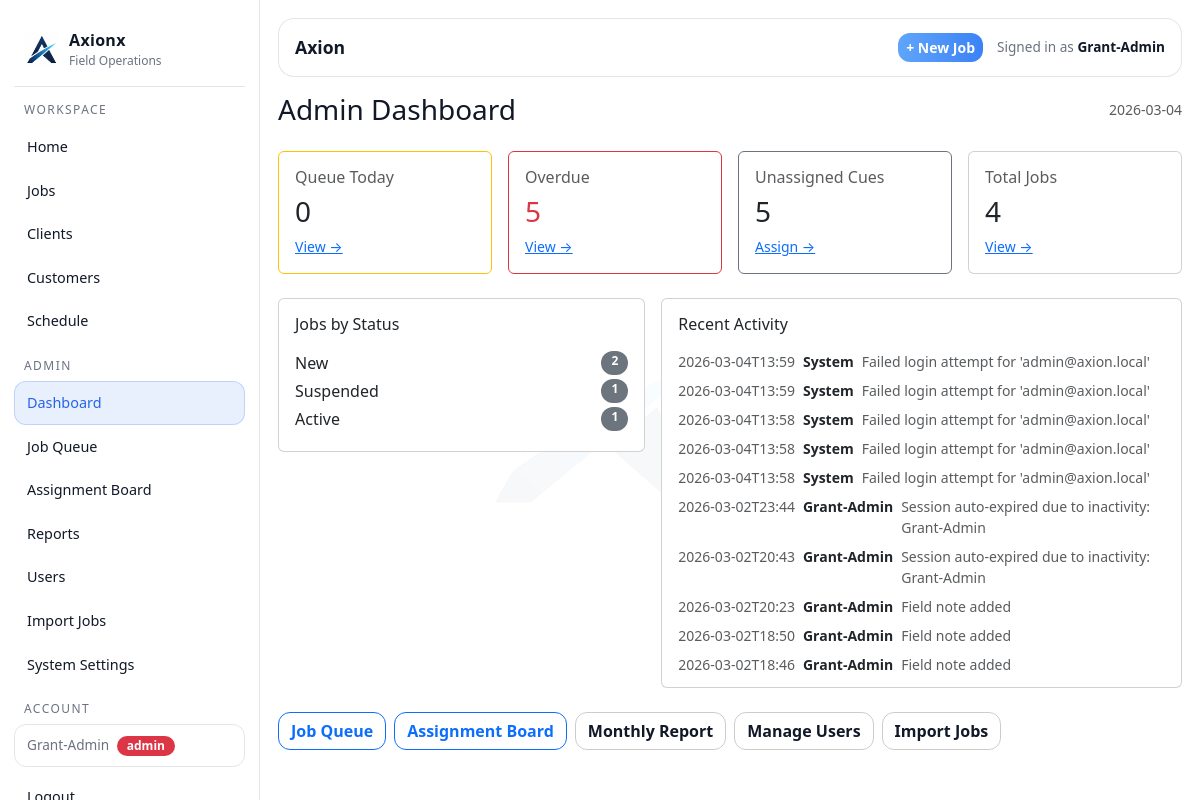
/admin (signed in), run on the app's committed database.
### tables this page shows
CREATE TABLE users (
        id INTEGER PRIMARY KEY AUTOINCREMENT,
        full_name TEXT NOT NULL,
        email TEXT UNIQUE NOT NULL,
        password TEXT NOT NULL,
        role TEXT NOT NULL,
        active INTEGER NOT NULL DEFAULT 1,
        created_at TEXT NOT NULL
    );

CREATE TABLE jobs (
        id INTEGER PRIMARY KEY AUTOINCREMENT,

        internal_job_number TEXT NOT NULL,
        client_reference TEXT,
        display_ref TEXT NOT NULL,

        client_id INTEGER,
        customer_id INTEGER,
        assigned_user_id INTEGER,

        job_type TEXT NOT NULL,
        visit_type TEXT NOT NULL,
        status TEXT NOT NULL,
        priority TEXT NOT NULL,

        job_address TEXT,
        description TEXT,

        created_at TEXT NOT NULL,
        updated_at TEXT NOT NULL, lender_name TEXT, account_number TEXT, regulation_type TEXT, arrears_cents INTEGER, costs_cents INTEGER, mmp_cents INTEGER, job_due_date TEXT, bill_to_client_id INTEGER, payment_frequency TEXT, client_job_number TEXT,

        FOREIGN KEY(client_id) REFERENCES clients(id),
        FOREIGN KEY(customer_id) REFERENCES customers(id),
        FOREIGN KEY(assigned_user_id) REFERENCES users(id)
    );

CREATE TABLE audit_log (
        id INTEGER PRIMARY KEY AUTOINCREMENT,
        actor_user_id INTEGER,
        entity_type TEXT NOT NULL,
        entity_id INTEGER,
        action TEXT NOT NULL,
        message TEXT NOT NULL,
        meta_json TEXT,
        created_at TEXT NOT NULL,
        FOREIGN KEY(actor_user_id) REFERENCES users(id)
    );

### app.py (the view)
@app.get("/admin")
@admin_required
def admin_dashboard():
    today = datetime.now().date().isoformat()
    conn = db()
    cur = conn.cursor()
    cur.execute("SELECT COUNT(*) c FROM cue_items WHERE due_date = ? AND status IN ('Pending','In Progress')", (today,))
    cues_today = cur.fetchone()["c"]
    cur.execute("SELECT COUNT(*) c FROM cue_items WHERE due_date < ? AND status IN ('Pending','In Progress')", (today,))
    cues_overdue = cur.fetchone()["c"]
    cur.execute("SELECT COUNT(*) c FROM cue_items WHERE assigned_user_id IS NULL AND status IN ('Pending','In Progress')")
    cues_unassigned = cur.fetchone()["c"]
    cur.execute("SELECT status, COUNT(*) c FROM jobs GROUP BY status ORDER BY c DESC")
    jobs_by_status = cur.fetchall()
    cur.execute("""
        SELECT a.*, u.full_name actor_name
        FROM audit_log a
        LEFT JOIN users u ON u.id = a.actor_user_id
        ORDER BY a.id DESC
        LIMIT 20
    """)
    recent = cur.fetchall()
    conn.close()
    return render_template("admin.html",
                           today=today,
                           cues_today=cues_today,
                           cues_overdue=cues_overdue,
                           cues_unassigned=cues_unassigned,
                           jobs_by_status=jobs_by_status,
                           recent=recent)

### app.py (called while the page is built)
@app.after_request
def add_security_headers(resp):
    resp.headers["X-Content-Type-Options"] = "nosniff"
    resp.headers["X-Frame-Options"] = "DENY"
    resp.headers["Referrer-Policy"] = "strict-origin-when-cross-origin"
    resp.headers["Content-Security-Policy"] = (
        "default-src 'self' https: data:; "
        "img-src 'self' https: data:; "
        "script-src 'self' 'unsafe-inline' https:; "
        "style-src 'self' 'unsafe-inline' https:;"
    )
    return resp

def db():
    conn = sqlite3.connect(DB_PATH)
    conn.row_factory = sqlite3.Row
    return conn

def add_column_if_missing(cur, table, col, coltype):
    cur.execute(f"PRAGMA table_info({table})")
    cols = [r["name"] for r in cur.fetchall()]
    if col not in cols:
        cur.execute(f"ALTER TABLE {table} ADD COLUMN {col} {coltype}")

@app.context_processor
def inject_globals():
    return {
        "GOOGLE_MAPS_API_KEY": os.environ.get("GOOGLE_MAPS_API_KEY", ""),
        "google_maps_api_key": os.getenv("GOOGLE_MAPS_API_KEY", "")
    }

@app.before_request
def _ensure_db():
    init_db()

def admin_required(f):
    @wraps(f)
    def wrapper(*args, **kwargs):
        if not session.get("user_id"):
            return redirect(url_for("login"))
        if session.get("role") != "admin":
            flash("Admin access required.", "danger")
            return redirect(url_for("index"))
        return f(*args, **kwargs)
    return wrapper

### templates/admin.html
{% extends "layout.html" %}
{% block content %}
<div class="d-flex justify-content-between align-items-center mb-4">
  <h3 class="m-0">Admin Dashboard</h3>
  <span class="text-muted small">{{ today }}</span>
</div>
<div class="row g-3 mb-4">
  <div class="col-6 col-lg-3">
    <div class="card p-3 border-warning">
      <div class="h6 text-muted">Queue Today</div>
      <div class="h3">{{ cues_today }}</div>
      <a class="small" href="/queue?date={{ today }}">View →</a>
    </div>
  </div>
  <div class="col-6 col-lg-3">
    <div class="card p-3 border-danger">
      <div class="h6 text-muted">Overdue</div>
      <div class="h3 text-danger">{{ cues_overdue }}</div>
      <a class="small" href="/queue">View →</a>
    </div>
  </div>
  <div class="col-6 col-lg-3">
    <div class="card p-3 border-secondary">
      <div class="h6 text-muted">Unassigned Cues</div>
      <div class="h3">{{ cues_unassigned }}</div>
      <a class="small" href="/assign">Assign →</a>
    </div>
  </div>
  <div class="col-6 col-lg-3">
    <div class="card p-3">
      <div class="h6 text-muted">Total Jobs</div>
      <div class="h3">{{ jobs_by_status | sum(attribute='c') }}</div>
      <a class="small" href="/jobs">View →</a>
    </div>
  </div>
</div>
<div class="row g-3">
  <div class="col-12 col-lg-5">
    <div class="card p-3">
      <div class="h6 mb-3">Jobs by Status</div>
      {% for row in jobs_by_status %}
        <div class="d-flex justify-content-between mb-1">
          <span>{{ row.status }}</span>
          <span class="badge bg-secondary">{{ row.c }}</span>
        </div>
      {% else %}
        <div class="text-muted small">No jobs yet.</div>
      {% endfor %}
    </div>
  </div>
  <div class="col-12 col-lg-7">
    <div class="card p-3">
      <div class="h6 mb-3">Recent Activity</div>
      <div style="max-height:320px;overflow-y:auto">
        {% for r in recent %}
          <div class="d-flex gap-2 mb-2 small">
            <span class="text-muted text-nowrap">{{ r.created_at[:16] }}</span>
            <span class="fw-semibold text-nowrap">{{ r.actor_name or "System" }}</span>
            <span class="text-muted">{{ r.message }}</span>
          </div>
        {% else %}
          <div class="text-muted small">No activity yet.</div>
        {% endfor %}
      </div>
    </div>
  </div>
</div>
<div class="mt-4 d-flex gap-2 flex-wrap">
  <a class="btn btn-outline-primary" href="/queue?date={{ today }}">Job Queue</a>
  <a class="btn btn-outline-primary" href="/assign?date={{ today }}">Assignment Board</a>
  <a class="btn btn-outline-secondary" href="/reports/monthly">Monthly Report</a>
  <a class="btn btn-outline-secondary" href="/users">Manage Users</a>
  <a class="btn btn-outline-secondary" href="/import/jobs">Import Jobs</a>
</div>
{% endblock %}

### templates/layout.html (shortened to what this page needs)
<!doctype html>
<html lang="en">
<head>
  <link href="https://cdn.jsdelivr.net/npm/bootstrap@5.3.3/dist/css/bootstrap.min.css" rel="stylesheet">
</head>
<body>
  <div class="ax-shell">
    <aside class="ax-sidebar">
      <a class="ax-brand" href="/dashboard">
        <img src="{{ url_for('static', filename='images/axionx-icon.png') }}" alt="Axionx">
        <div>
          <div class="name">Axionx</div>
          <div class="sub">Field Operations</div>
        </div>
      </a>
      <div class="ax-nav">
        <div class="hint">Workspace</div>
        <a href="/dashboard" class="{% if request.path == '/dashboard' %}active{% endif %}">Home</a>
        <a href="/jobs" class="{% if request.path.startswith('/jobs') %}active{% endif %}">Jobs</a>
        {% if session.get('role') != 'agent' %}
        <a href="/clients" class="{% if request.path.startswith('/clients') %}active{% endif %}">Clients</a>
        <a href="/customers" class="{% if request.path.startswith('/customers') %}active{% endif %}">Customers</a>
        <a href="/schedule" class="{% if request.path.startswith('/schedule') %}active{% endif %}">Schedule</a>
        {% endif %}
        {% if session.get('role') == 'admin' %}
          <div class="hint">Admin</div>
          <a href="/admin" class="{% if request.path == '/admin' %}active{% endif %}">Dashboard</a>
          <a href="/queue" class="{% if request.path.startswith('/queue') %}active{% endif %}">Job Queue</a>
          <a href="/assign" class="{% if request.path.startswith('/assign') %}active{% endif %}">Assignment Board</a>
          <a href="/reports/monthly" class="{% if request.path.startswith('/reports') %}active{% endif %}">Reports</a>
          <a href="/users" class="{% if request.path.startswith('/users') %}active{% endif %}">Users</a>
          <a href="/import/jobs" class="{% if request.path.startswith('/import') %}active{% endif %}">Import Jobs</a>
          <a href="/admin/settings" class="{% if request.path.startswith('/admin/settings') %}active{% endif %}">System Settings</a>
        {% endif %}
        <div class="hint">Account</div>
        {% if session.get('user_id') %}
          <div class="ax-user-chip mb-2">
            {{ session.get('user_name') }}
            <span class="badge {% if session.get('role') == 'admin' %}bg-danger{% else %}bg-secondary{% endif %} ms-1">{{ session.get('role') }}</span>
          </div>
          <a href="/logout">Logout</a>
        {% else %}
          <a href="/login" class="{% if request.path.startswith('/login') or request.path.startswith('/signup') %}active{% endif %}">Login</a>
        {% endif %}
      </div>
    </aside>
    <main class="ax-main">
      <div class="ax-topbar">
        <div class="title">{% block page_title %}Axion{% endblock %}</div>
        <div style="display:flex; align-items:center; gap:14px;">
          {% if session.get('user_id') and session.get('role') != 'agent' %}
            <a href="/jobs/new" class="btn btn-primary btn-sm">+ New Job</a>
          {% endif %}
          <div style="color:var(--muted); font-size:.85rem;">
            {% if session.get('user_id') %}
              Signed in as <strong style="color:var(--text)">{{ session.get('user_name') }}</strong>
            {% else %}
              Not signed in
            {% endif %}
          </div>
        </div>
      </div>
      {% block content %}{% endblock %}
    </main>
  </div>
</body>
</html>

### templates/layout.html (style rules this page uses)
:root { --bg: #ffffff; --panel: #ffffff; --panel2: #f3f4f6; --card: #f9fafb; --text: #111827; --muted: #6b7280; --line: rgba(0,0,0,.10); --accent: #2563eb; --accent2: #16a34a; --danger: #dc2626; }
body { background: #ffffff; color: var(--text); }
body::before { content: ''; position: fixed; inset: 0; background: url('/static/images/axionx-icon.png') center center / 260px auto no-repeat; opacity: .03; pointer-events: none; z-index: 0; }
.ax-shell { min-height: 100vh; display: grid; grid-template-columns: 260px 1fr; position: relative; z-index: 1; }
.ax-sidebar { background: #ffffff; border-right: 1px solid var(--line); position: sticky; top: 0; height: 100vh; padding: 18px 14px; overflow-y: auto; }
.ax-brand { display:flex; align-items:center; gap: 10px; padding: 10px 10px 16px 10px; border-bottom: 1px solid var(--line); margin-bottom: 14px; text-decoration: none; }
.ax-brand img { height: 34px; }
.ax-brand .name { font-weight: 700; letter-spacing: .3px; color: var(--text); }
.ax-brand .sub { font-size: .75rem; color: var(--muted); }
.ax-nav a { display:flex; align-items:center; gap: 10px; padding: 10px 12px; border-radius: 12px; color: var(--text); text-decoration:none; border: 1px solid transparent; font-size: .9rem; }
.ax-nav a.active { background: rgba(37,99,235,.10); border-color: rgba(37,99,235,.20); color: #2563eb; }
.ax-nav .hint { color: var(--muted); font-size: .75rem; margin: 14px 10px 6px; text-transform: uppercase; letter-spacing: .12em; }
.ax-user-chip { margin-top: auto; padding: 10px 12px; border-radius: 12px; border: 1px solid var(--line); font-size: .85rem; color: var(--muted); }
.ax-main { padding: 18px 18px 28px; min-width: 0; }
.ax-topbar { background: #ffffff; border: 1px solid var(--line); border-radius: 16px; padding: 14px 16px; display:flex; align-items:center; justify-content: space-between; margin-bottom: 16px; }
.ax-topbar .title { font-size: 1.1rem; font-weight: 650; }
.btn { border-radius: 12px; font-weight: 600; }
.btn-primary { background: linear-gradient(90deg, #60a5fa, #3b82f6); border: 0; }
.btn-outline-secondary { border-color: rgba(0,0,0,.20); color: var(--text); }
.badge { border-radius: 999px; padding: 4px 10px; font-weight: 600; font-size: .75rem; }
h3, h4, h5 { color: var(--text); }

### data on the page
users: get "Grant-Admin", get "admin"
jobs: status "Suspended", c "1"
audit_log: created_at "2026-03-04T13:59", actor_name "System", message "Failed login attempt for 'admin@axion.local'"
audit_log: created_at "2026-03-04T13:59", actor_name "System", message "Failed login attempt for 'admin@axion.local'"
audit_log: created_at "2026-03-04T13:58", actor_name "System", message "Failed login attempt for 'admin@axion.local'"
audit_log: created_at "2026-03-04T13:58", actor_name "System", message "Failed login attempt for 'admin@axion.local'"
audit_log: created_at "2026-03-04T13:58", actor_name "System", message "Failed login attempt for 'admin@axion.local'"
audit_log: created_at "2026-03-02T23:44", full_name "Grant-Admin", message "Session auto-expired due to inactivity: Grant-Admin"
audit_log: created_at "2026-03-02T20:43", full_name "Grant-Admin", message "Session auto-expired due to inactivity: Grant-Admin"
audit_log: created_at "2026-03-02T20:23", full_name "Grant-Admin", message "Field note added"
audit_log: created_at "2026-03-02T18:50", full_name "Grant-Admin", message "Field note added"
audit_log: created_at "2026-03-02T18:46", full_name "Grant-Admin", message "Field note added"

### other printed values
{{ cues_today }} "0"
{{ cues_overdue }} "5"
{{ cues_unassigned }} "5"
{{ jobs_by_status | sum(attribute='c') }} "4"
{{ row.status }} "New" "Active"
{{ row.c }} "2" "1"
